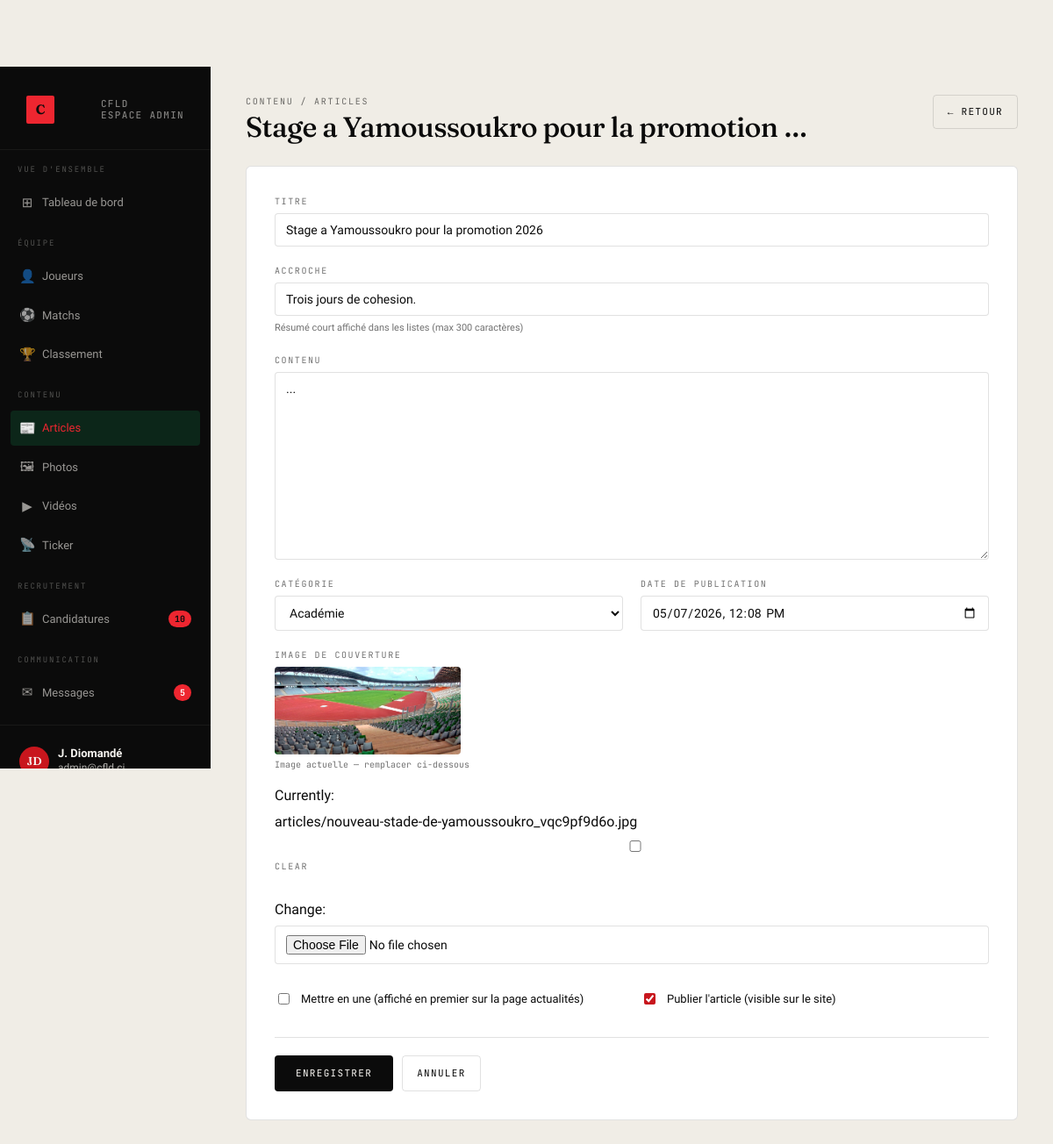
The app's page /admin-cfld/articles/2/ (signed in) with its own data.
### medias/models.py (models this page shows, shortened)
class Article(models.Model):
    CATEGORIE_CHOICES = [
        ('academie', 'Académie'),
        ('club', 'Club'),
        ('joueur', 'Joueur'),
        ('match', 'Match'),
        ('evenement', 'Événement'),
    ]
    titre = models.CharField(max_length=200)
    accroche = models.CharField(max_length=300, blank=True)
    contenu = models.TextField()
    image = models.ImageField(upload_to='articles/', blank=True, null=True)
    categorie = models.CharField(max_length=20, choices=CATEGORIE_CHOICES, default='club')
    date_publication = models.DateTimeField(default=timezone.now)
    en_une = models.BooleanField(default=False)
    publie = models.BooleanField(default=True)
    class Meta:
        ordering = ['-date_publication']
        verbose_name = 'Article'
        verbose_name_plural = 'Articles'

### recrutement/admin_views.py (the view)
# urls.py: path('articles/<int:pk>/',          v.admin_article_form,  name='admin_article_edit'),
@staff_required
def admin_article_form(request, pk=None):
    obj  = get_object_or_404(Article, pk=pk) if pk else None
    form = ArticleForm(request.POST or None, request.FILES or None, instance=obj)
    if request.method == 'POST' and form.is_valid():
        form.save()
        return redirect('admin_articles')
    ctx = _base_ctx(request, 'articles')
    ctx.update({'form': form, 'obj': obj})
    return render(request, 'admin_cfld/article_form.html', ctx)

### medias/forms.py
class ArticleForm(forms.ModelForm):
    class Meta:
        model = Article
        fields = ['titre', 'accroche', 'contenu', 'image',
                  'categorie', 'date_publication', 'en_une', 'publie']
        widgets = {
            'titre':            forms.TextInput(attrs={'placeholder': 'Titre de l\'article'}),
            'accroche':         forms.TextInput(attrs={'placeholder': 'Accroche courte (300 cars max)'}),
            'contenu':          forms.Textarea(attrs={'rows': 12, 'placeholder': 'Contenu…'}),
            'date_publication': forms.DateTimeInput(attrs={'type': 'datetime-local'}, format='%Y-%m-%dT%H:%M'),
        }
    def __init__(self, *args, **kwargs):
        super().__init__(*args, **kwargs)
        if self.instance and self.instance.pk and self.instance.date_publication:
            self.fields['date_publication'].initial = self.instance.date_publication.strftime('%Y-%m-%dT%H:%M')

### recrutement/admin_views.py (called while the page is built)
def staff_required(view_func):
    @wraps(view_func)
    def wrapper(request, *args, **kwargs):
        if not request.user.is_authenticated or not request.user.is_staff:
            return redirect('login')
        return view_func(request, *args, **kwargs)
    return wrapper

def _base_ctx(request, section=''):
    return {
        'pending_count': Candidature.objects.filter(statut='pending').count(),
        'unread_count':  Message.objects.filter(lu=False).count(),
        'section':       section,
    }

### templates/admin_cfld/article_form.html (shortened to what this page needs)
{% extends "admin_cfld/base.html" %}
{% block content %}
<div class="page-header">
  <div>
    <span class="eyebrow">Contenu / Articles</span>
    <h1>{% if obj %}{{ obj.titre|truncatechars:40 }}{% else %}Nouvel article{% endif %}</h1>
  </div>
  <div class="hd-actions">
    <a href="{% url 'admin_articles' %}" style="padding:10px 16px;border:1px solid var(--line);border-radius:4px;font-family:var(--font-mono);font-size:11px;letter-spacing:.12em;text-transform:uppercase;text-decoration:none;color:var(--ink);">
      ← Retour
    </a>
  </div>
</div>
<form method="post" enctype="multipart/form-data">
  <div class="form-card" style="max-width:900px;">
    <div class="form-grid">
      <div class="field span2">
        <label>Titre</label>
        {{ form.titre }}
      </div>
      <div class="field span2">
        <label>Accroche</label>
        {{ form.accroche }}
        <span class="help">Résumé court affiché dans les listes (max 300 caractères)</span>
      </div>
      <div class="field span2">
        <label>Contenu</label>
        {{ form.contenu }}
      </div>
      <div class="field">
        <label>Catégorie</label>
        {{ form.categorie }}
      </div>
      <div class="field">
        <label>Date de publication</label>
        {{ form.date_publication }}
      </div>
      <div class="field span2">
        <label>Image de couverture</label>
        {% if obj and obj.image %}
          <div style="margin-bottom:10px;">
            <img src="{{ obj.image.url }}" alt="" style="height:100px;border-radius:4px;object-fit:cover;max-width:100%;">
            <div style="font-family:var(--font-mono);font-size:10px;color:var(--muted);margin-top:4px;">Image actuelle — remplacer ci-dessous</div>
          </div>
        {% endif %}
        {{ form.image }}
      </div>
      <div class="field">
        <div class="field-check">
          {{ form.en_une }}
          <label for="{{ form.en_une.id_for_label }}">Mettre en une (affiché en premier sur la page actualités)</label>
        </div>
      </div>
      <div class="field">
        <div class="field-check">
          {{ form.publie }}
          <label for="{{ form.publie.id_for_label }}">Publier l'article (visible sur le site)</label>
        </div>
      </div>
    </div>
    <div class="form-actions">
      <button type="submit" style="padding:11px 24px;background:var(--ink);color:var(--paper);border:0;border-radius:4px;font-family:var(--font-mono);font-size:11px;letter-spacing:.12em;text-transform:uppercase;cursor:pointer;">
        {% if obj %}Enregistrer{% else %}Publier l'article{% endif %}
      </button>
      <a href="{% url 'admin_articles' %}" style="padding:11px 16px;border:1px solid var(--line);border-radius:4px;font-family:var(--font-mono);font-size:11px;letter-spacing:.12em;text-transform:uppercase;text-decoration:none;color:var(--ink);">
        Annuler
      </a>
    </div>
  </div>
</form>
{% endblock %}

### templates/admin_cfld/base.html (shortened to what this page needs)
{% load static %}
<!doctype html>
<html lang="fr">
<head>
<link rel="stylesheet" href="{% static 'style.css' %}">
</head>
<body>
<div class="admin-shell">
  <aside class="sidebar">
    <div class="sidebar-top">
      <a href="{% url 'admin_dashboard' %}" class="sidebar-brand">
        <span class="bm">C</span>
        <span class="bt">CFLD<br>Espace admin</span>
      </a>
    </div>
    <nav class="sidebar-nav">
      <div class="nav-section">Vue d'ensemble</div>
      <a href="{% url 'admin_dashboard' %}" {% if section == 'dashboard' %}class="active"{% endif %}>
        <span class="icon">⊞</span><span class="lbl">Tableau de bord</span>
      </a>
      <div class="nav-section">Équipe</div>
      <a href="{% url 'admin_joueurs' %}" {% if section == 'joueurs' %}class="active"{% endif %}>
        <span class="icon">👤</span><span class="lbl">Joueurs</span>
      </a>
      <a href="{% url 'admin_matchs' %}" {% if section == 'matchs' %}class="active"{% endif %}>
        <span class="icon">⚽</span><span class="lbl">Matchs</span>
      </a>
      <a href="{% url 'admin_classement' %}" {% if section == 'classement' %}class="active"{% endif %}>
        <span class="icon">🏆</span><span class="lbl">Classement</span>
      </a>
      <div class="nav-section">Contenu</div>
      <a href="{% url 'admin_articles' %}" {% if section == 'articles' %}class="active"{% endif %}>
        <span class="icon">📰</span><span class="lbl">Articles</span>
      </a>
      <a href="{% url 'admin_photos' %}" {% if section == 'photos' %}class="active"{% endif %}>
        <span class="icon">🖼</span><span class="lbl">Photos</span>
      </a>
      <a href="{% url 'admin_videos' %}" {% if section == 'videos' %}class="active"{% endif %}>
        <span class="icon">▶</span><span class="lbl">Vidéos</span>
      </a>
      <a href="{% url 'admin_ticker' %}" {% if section == 'ticker' %}class="active"{% endif %}>
        <span class="icon">📡</span><span class="lbl">Ticker</span>
      </a>
      <div class="nav-section">Recrutement</div>
      <a href="{% url 'admin_candidatures' %}" {% if section == 'candidatures' %}class="active"{% endif %}>
        <span class="icon">📋</span><span class="lbl">Candidatures</span>
        {% if pending_count %}<span class="badge">{{ pending_count }}</span>{% endif %}
      </a>
      <div class="nav-section">Communication</div>
      <a href="{% url 'admin_messages' %}" {% if section == 'messages' %}class="active"{% endif %}>
        <span class="icon">✉</span><span class="lbl">Messages</span>
        {% if unread_count %}<span class="badge red">{{ unread_count }}</span>{% endif %}
      </a>
    </nav>
    <div class="sidebar-footer">
      <div class="sidebar-user">
        <div class="av">{{ request.user.first_name|slice:":1"|upper }}{{ request.user.last_name|slice:":1"|upper }}</div>
        <div class="info">
          <strong>{{ request.user.get_full_name|default:request.user.username }}</strong>
          {{ request.user.email }}
        </div>
      </div>
    </div>
  </aside>
  <main class="admin-main">
    {% block content %}{% endblock %}
  </main>
</div>
</body>
</html>

### assets/style.css (style rules this page uses)
:root { --green: #c8161d; --green-deep: #8a0d12; --green-bright: #ee2630; --ink: #0b0b0b; --paper: #f7f5f1; --paper-2: #ebe7dc; --line: rgba(11,11,11,0.12); --line-strong: rgba(11,11,11,0.85); --muted: rgba(11,11,11,0.58); --font-display: "Fraunces", "Times New Roman", serif; --font-text: "Inter Tight", "Helvetica Neue", Arial, sans-serif; --font-mono: "JetBrains Mono", "Menlo", monospace; --display-tracking: -0.02em; --display-weight: 500; --display-italic: 0; }
* { box-sizing: border-box; }
html, body { margin: 0; padding: 0; overflow-x: hidden; }
body { font-family: var(--font-text); color: var(--ink); background: var(--paper); -webkit-font-smoothing: antialiased; text-rendering: optimizeLegibility; line-height: 1.5; }
img { max-width: 100%; display: block; }
a { color: inherit; text-decoration: none; }
button { font: inherit; cursor: pointer; border: 0; background: none; color: inherit; }
.display, h1, h2, h3 { font-family: var(--font-display); font-weight: var(--display-weight); letter-spacing: var(--display-tracking); font-style: var(--display-italic) ? italic : normal; line-height: 1.02; margin: 0; }
h1 { font-size: clamp(56px, 8vw, 132px); }
.eyebrow { font-family: var(--font-mono); font-size: 11px; letter-spacing: 0.18em; text-transform: uppercase; color: var(--muted); }
body { padding-top: 76px; }

### records on screen
Article: titre "Stage a Yamoussoukro pour la promotion …", titre "Stage a Yamoussoukro pour la promotion 2026", accroche "Trois jours de cohesion.", contenu "...", categorie "Académie", date_publication "05/07/2026 12:08", image (picture), publie "☑"

### other values on screen
{{ pending_count }} "10"
{{ unread_count }} "5"
{{ request.user.first_name|slice:":1"|upper }} "J"
{{ request.user.last_name|slice:":1"|upper }} "D"
{{ request.user.get_full_name|default:request.user.username }} "J. Diomandé"
